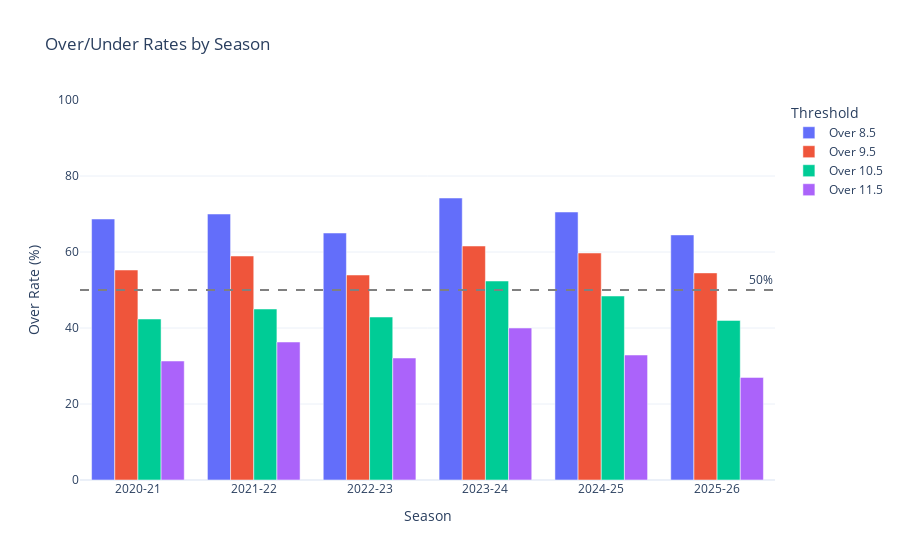

Source (notebook cell):
### Code cell
# =============================================================================
# CELL 7: Over/Under Rates by Season
# =============================================================================

# Calculate Over rates for each threshold by season
thresholds = [8.5, 9.5, 10.5, 11.5]
over_rates = df.groupby('Season')[[f'Over_{t}' for t in thresholds]].mean() * 100
over_rates = over_rates.reset_index()

# Reshape for plotting
over_rates_long = over_rates.melt(
    id_vars='Season',
    var_name='Threshold',
    value_name='Over Rate (%)'
)
over_rates_long['Threshold'] = over_rates_long['Threshold'].str.replace('Over_', 'Over ')

fig = px.bar(
    over_rates_long,
    x='Season',
    y='Over Rate (%)',
    color='Threshold',
    barmode='group',
    title='Over/Under Rates by Season',
    template=PLOTLY_TEMPLATE
)

# Add 50% reference line
fig.add_hline(y=50, line_dash='dash', line_color='gray', 
              annotation_text='50%')

fig.update_layout(yaxis_range=[0, 100])
fig.show()

### Figure 1 — Plotly figure (JSON) as saved in the notebook; plotly's stock layout.template omitted (floating-point values rounded to 4 significant figures)
{"data": [{"alignmentgroup": "True", "hovertemplate": "Threshold=Over 8.5<br>Season=%{x}<br>Over Rate (%)=%{y}<extra></extra>", "legendgroup": "Over 8.5", "marker": {"color": "#636efa", "pattern": {"shape": ""}}, "name": "Over 8.5", "offsetgroup": "Over 8.5", "orientation": "v", "showlegend": true, "textposition": "auto", "type": "bar", "x": ["2020-21", "2021-22", "2022-23", "2023-24", "2024-25", "2025-26"], "xaxis": "x", "y": [68.68, 70.0, 65.0, 74.21, 70.53, 64.5], "yaxis": "y"}, {"alignmentgroup": "True", "hovertemplate": "Threshold=Over 9.5<br>Season=%{x}<br>Over Rate (%)=%{y}<extra></extra>", "legendgroup": "Over 9.5", "marker": {"color": "#EF553B", "pattern": {"shape": ""}}, "name": "Over 9.5", "offsetgroup": "Over 9.5", "orientation": "v", "showlegend": true, "textposition": "auto", "type": "bar", "x": ["2020-21", "2021-22", "2022-23", "2023-24", "2024-25", "2025-26"], "xaxis": "x", "y": [55.26, 58.95, 53.95, 61.58, 59.74, 54.5], "yaxis": "y"}, {"alignmentgroup": "True", "hovertemplate": "Threshold=Over 10.5<br>Season=%{x}<br>Over Rate (%)=%{y}<extra></extra>", "legendgroup": "Over 10.5", "marker": {"color": "#00cc96", "pattern": {"shape": ""}}, "name": "Over 10.5", "offsetgroup": "Over 10.5", "orientation": "v", "showlegend": true, "textposition": "auto", "type": "bar", "x": ["2020-21", "2021-22", "2022-23", "2023-24", "2024-25", "2025-26"], "xaxis": "x", "y": [42.37, 45.0, 42.89, 52.37, 48.42, 42.0], "yaxis": "y"}, {"alignmentgroup": "True", "hovertemplate": "Threshold=Over 11.5<br>Season=%{x}<br>Over Rate (%)=%{y}<extra></extra>", "legendgroup": "Over 11.5", "marker": {"color": "#ab63fa", "pattern": {"shape": ""}}, "name": "Over 11.5", "offsetgroup": "Over 11.5", "orientation": "v", "showlegend": true, "textposition": "auto", "type": "bar", "x": ["2020-21", "2021-22", "2022-23", "2023-24", "2024-25", "2025-26"], "xaxis": "x", "y": [31.32, 36.32, 32.11, 40.0, 32.89, 27.0], "yaxis": "y"}], "layout": {"annotations": [{"showarrow": false, "text": "50%", "x": 1, "xanchor": "right", "xref": "x domain", "y": 50, "yanchor": "bottom", "yref": "y"}], "barmode": "group", "legend": {"title": {"text": "Threshold"}, "tracegroupgap": 0}, "shapes": [{"line": {"color": "gray", "dash": "dash"}, "type": "line", "x0": 0, "x1": 1, "xref": "x domain", "y0": 50, "y1": 50, "yref": "y"}], "title": {"text": "Over/Under Rates by Season"}, "xaxis": {"anchor": "y", "domain": [0, 1], "title": {"text": "Season"}}, "yaxis": {"anchor": "x", "domain": [0, 1], "range": [0, 100], "title": {"text": "Over Rate (%)"}}}}
